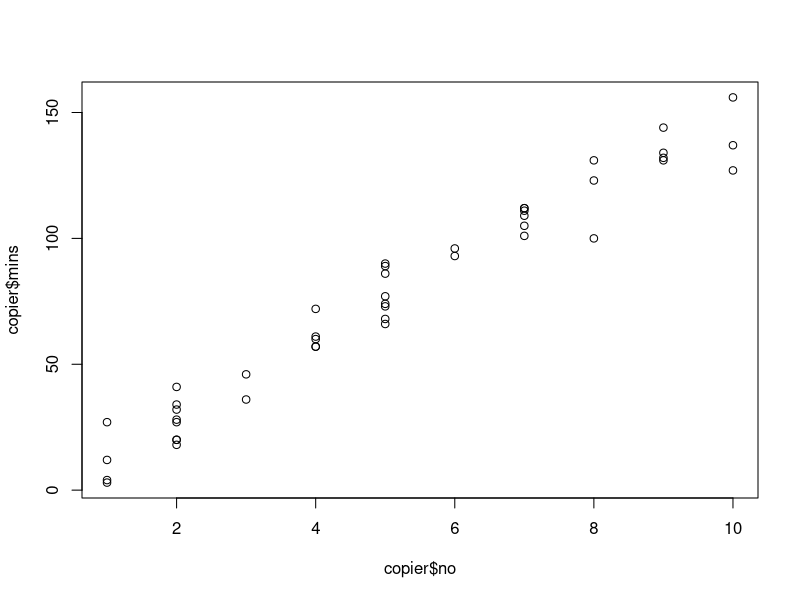
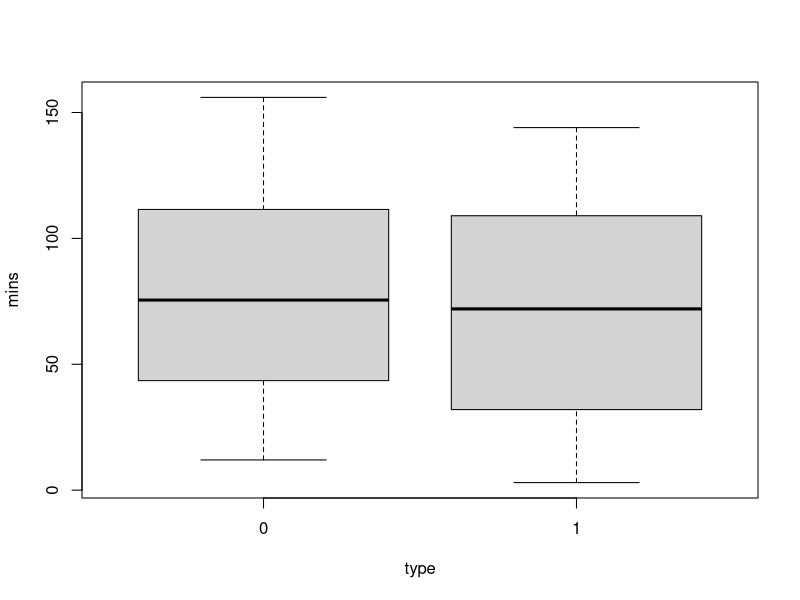
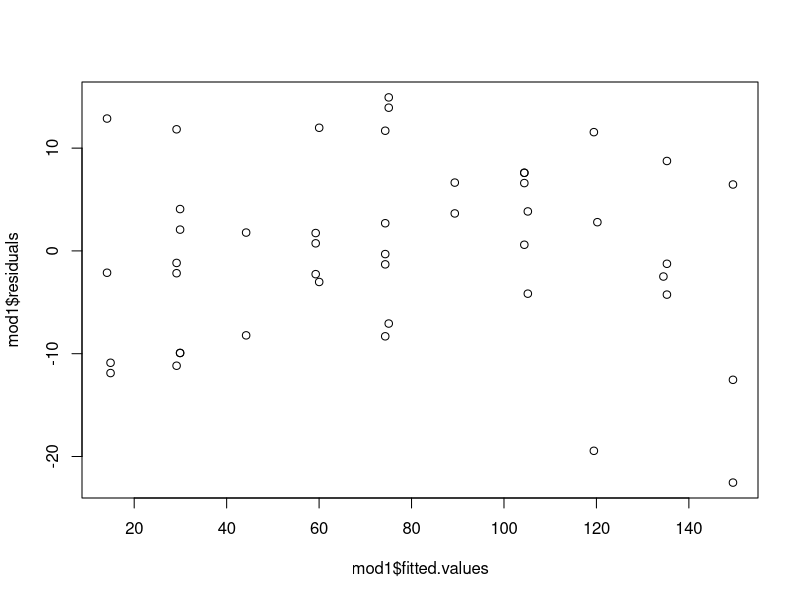
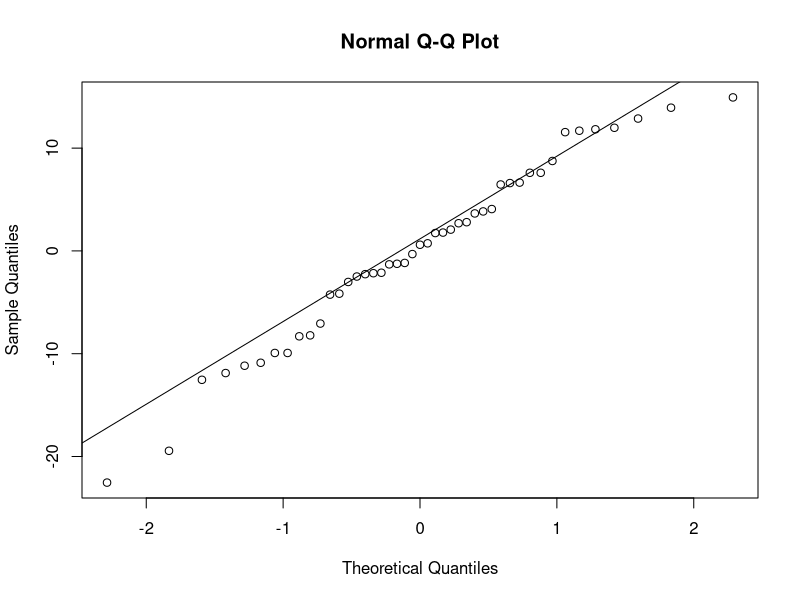
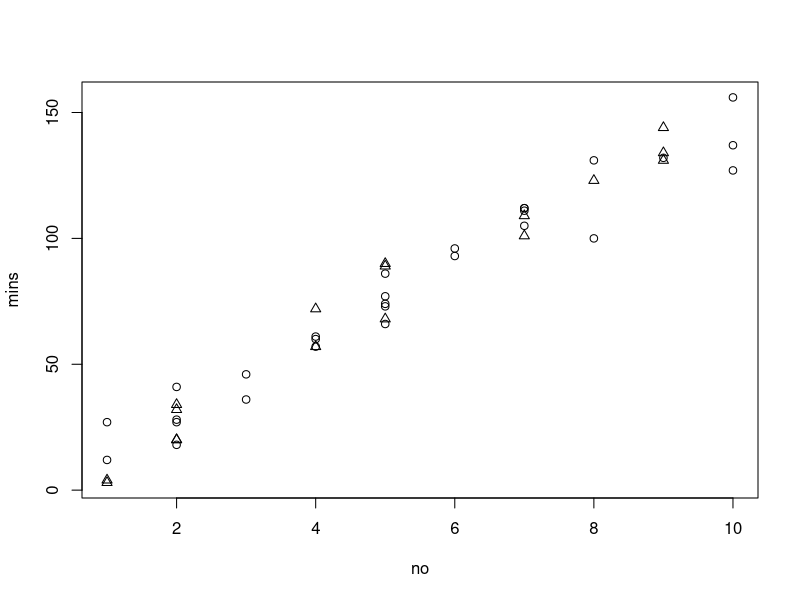
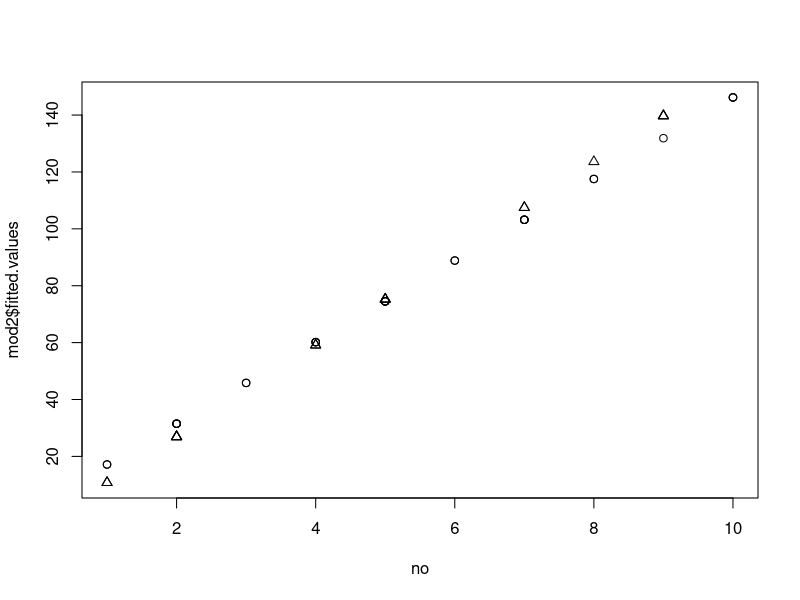
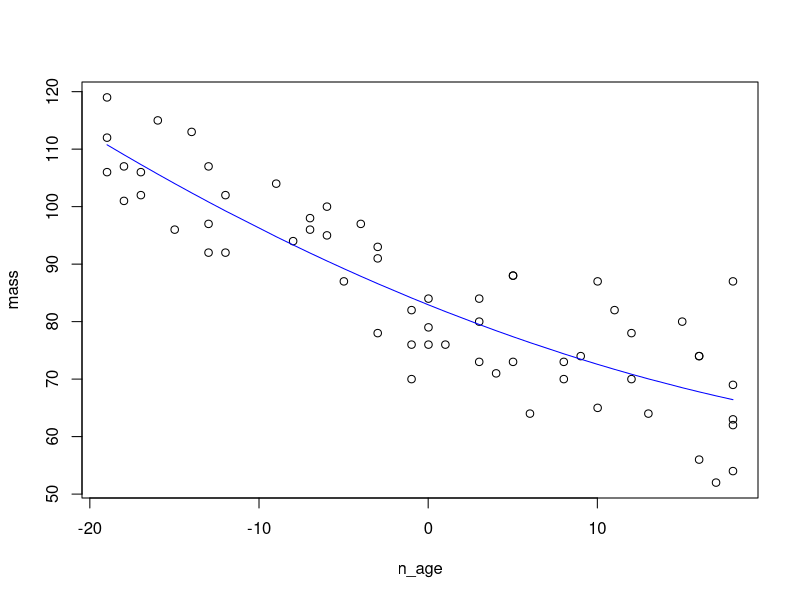
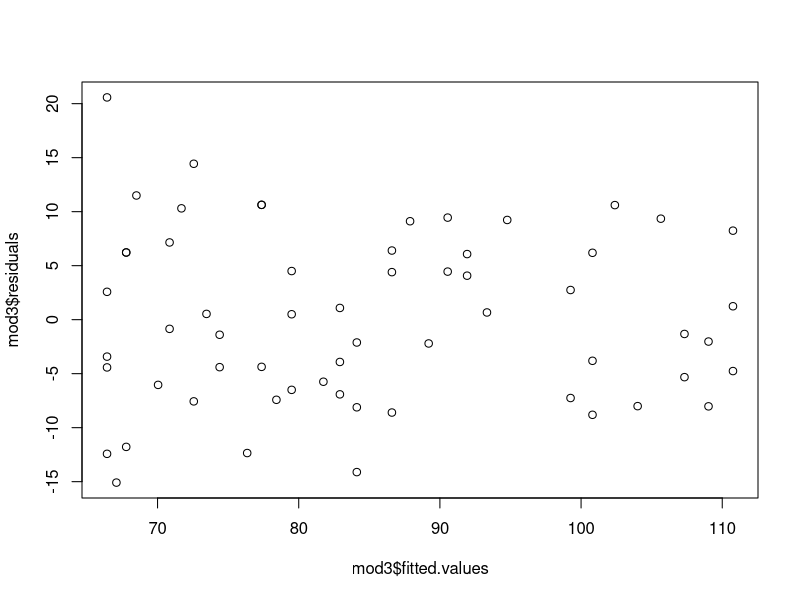

Here is the R script that generated these plots, in order:

#setting a working directory
setwd('~/MSU/Msc Mathematics/Applied regression analysis/Homework/Hw 7')

#reading data
copier1 <- read.table(file = 'Q1.20.txt', header = F,
                     col.names = c('mins','no'))
copier2<-read.table(file = 'Q8.15.txt', header = F,
                    col.names = c('type'))
copier<-cbind(copier1,copier2)

plot(copier$no,copier$mins)
boxplot(mins~type,data = copier)

#Estimated regression model
mod1<-lm(mins~.,data=copier)
summary(mod1)

#Residuals plot and QQpot
plot(mod1$fitted.values,mod1$residuals)
qqnorm(mod1$residuals)
qqline(mod1$residuals)

#Evidence that either predictor should be kept
summary(mod1)

#plot Y vs X1 distinguish points by type of copier
plot(mins~no, pch=type+1, data=copier)

#Interaction effect
mod2<-lm(mins~no+type+no*type, data=copier)

#plots with the interaction terms
plot(mod2$fitted.values~no, pch=type+1, data=copier)

#hypothesis testing to see if we can drop the interaction term
anova(mod2,mod1)

#Question 2
#setting working directory
setwd('~/MSU/Msc Mathematics/Applied regression analysis/Homework/Hw 7')

#reading the data
mmass<-read.table(file = 'musclemass.txt', header = F,
                  col.names = c('mass','age'))

mass<-mmass[,-2]
age<-mmass[,-1]
mean(age)
n_age<-age-mean(age)
sq_age<-n_age^2
n_mmass<-as.data.frame(cbind(mass,n_age,sq_age))

#a) Fit a second order model
mod3<-lm(mass~., data=n_mmass)
summary(mod3)

#b)Plot the data and add the fitted line
plot(mass~n_age, data=n_mmass)
lines(sort(n_age),fitted(mod3)[order(n_age)],col="blue",type='l')


#c)Test for a regression relation
summary(mod3)

#d)Estimate muscle mass for women aged 50 years
predict(mod3,newdata = data.frame(n_age=50-59.98333,sq_age=(50-59.98333)^2))

#e)Test whether the quadratic term can be dropped
mod4<-lm(mass~n_age, data=n_mmass)
anova(mod3,mod4)

#f)Fitted regression in the original variable X
beta0<-mod3$coefficients[1]-mod3$coefficients[2]*mean(age)+
  mod3$coefficients[3]*mean(age)^2
beta1<-mod3$coefficients[2]-2*mod3$coefficients[3]*mean(age)
beta2<-mod3$coefficients[3]

#g)Estimate muscle mass for women aged 50 with (f) above
Y50<-beta0+beta1*50+beta2*50^2
Y50

#h) Simple correlation between centered x and sq x and X and sq X
cor(n_mmass)
sqr_age<-age^2
msclmass<-cbind(mmass,sqr_age)
cor(msclmass)

#i)plot residual from (a) against fitted values and the centered variable & Q-Q plot
plot(mod3$residuals~mod3$fitted.values)
plot(mod3$residuals~n_age, data=n_mmass)
plot(mod3$fitted.values~sq_age, data=n_mmass)
qqnorm(mod3$residuals)
qqline(mod3$residuals)

#j)Fit a third order model and test whether or not to keep the three-way interaction
cbd_age<-n_age^3
order3<-cbind(n_mmass,cbd_age)
mod5<-lm(mass~.,data=order3)
anova(mod5,mod3)
